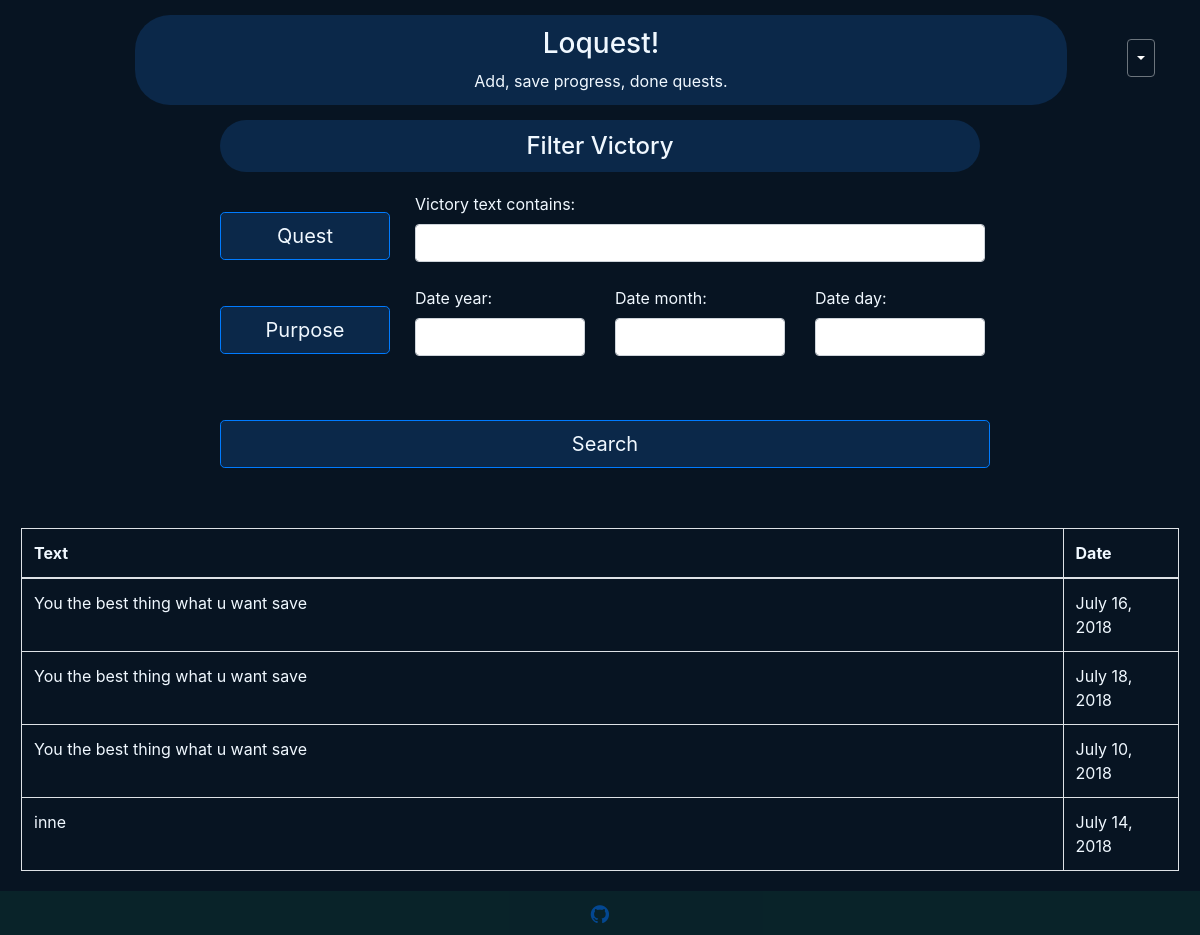
The page /search_victory (signed in) on the database as committed earlier.
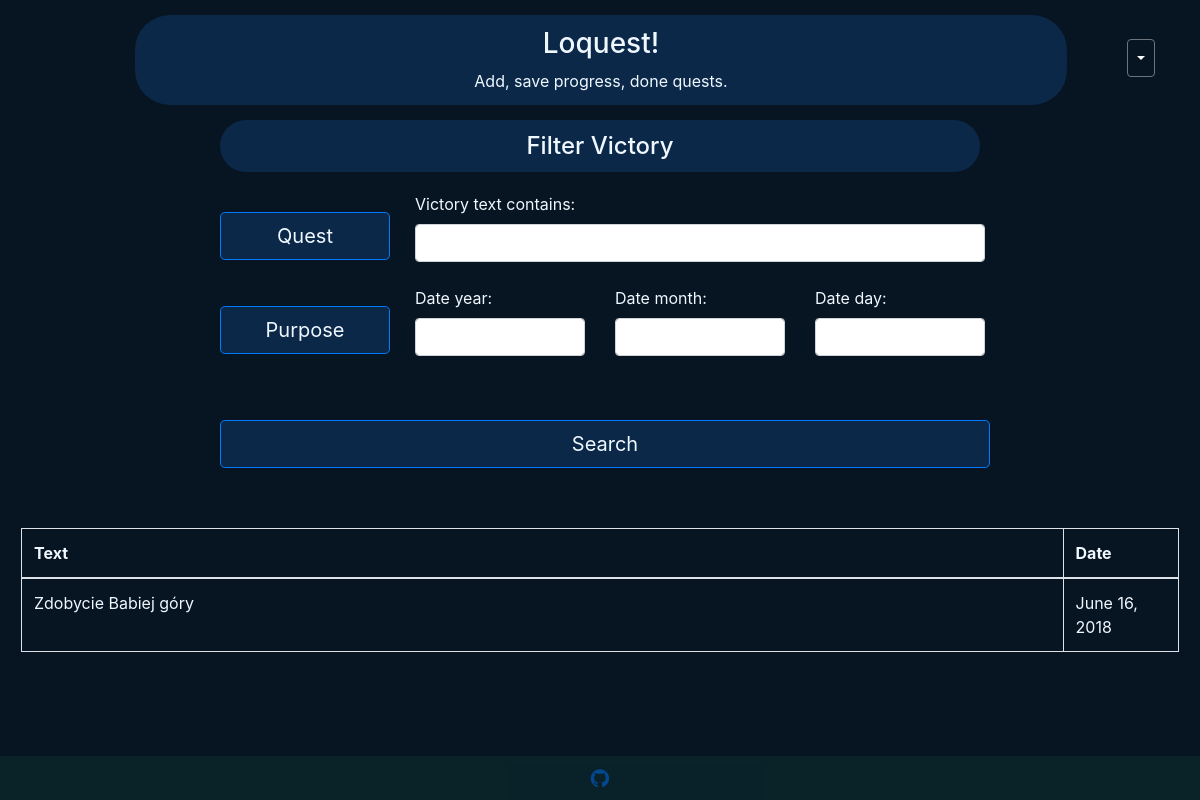
The same page on the database as committed later.
### todo/models.py (models this page shows, shortened)
class Victory(models.Model):
    who = models.ForeignKey(settings.AUTH_USER_MODEL, on_delete=models.CASCADE, default=1)
    victory_text = models.CharField(max_length=400, default='You the best thing what u want save')
    pub_date = models.DateField('date', default='')

### todo/views.py (the view)
# urls.py: path('search_victory', views.search_victory, name='search_victory'),
def search_victory(request):
    victory_list = Victory.objects.filter(who=request.user)
    victory_filter = VictoryFilter(request.GET, queryset=victory_list)
    return render(request, 'todo/search_victory.html', {'filter': victory_filter})

### todo/templates/todo/search_victory.html (shortened to what this page needs)
{% extends 'todo/base.html' %}
{% load widget_tweaks %}
{% block content %}
        <form method="get">
                <div class="container" style="width: 800px">
                  <h4 class="well well-sm text-center" style="margin: 15px 5px 20px 5px;background-color: #0B2849; color: aliceblue;">Filter Victory</h4>
                  <div class="row" style="left: 15%;">
                    <div class="form-group col-sm-4 col-md-3" style="color: aliceblue; ">
                        <a class="btn btn-lg btn-primary btn-block" style="background-color: #0B2849; color: aliceblue; margin: 20px 5px 10px 5px;" href="search">Quest</a>
                    </div>
                    <div class="form-group col-sm-4 col-md-3" style="color: aliceblue; min-width:75%">
                      {{ filter.form.victory_text.label_tag }}
                      {% render_field filter.form.victory_text class="form-control" %}
                    </div>
                  </div>
                  <div class="row" style="left: 15%;">
                    <div class="form-group col-sm-4 col-md-3" style="color: aliceblue">
                        <a class="btn btn-lg btn-primary btn-block" style="background-color: #0B2849; color: aliceblue; margin: 20px 5px 10px 5px;" href="search_purpose">Purpose</a>
                    </div>
                    <div class="form-group col-sm-4 col-md-3" style="color: aliceblue">
                        {{ filter.form.pub_date_year.label_tag }}
                        {% render_field filter.form.pub_date_year class="form-control" %}
                    </div>
                    <div class="form-group col-sm-4 col-md-3" style="color: aliceblue">
                        {{ filter.form.pub_date_month.label_tag }}
                        {% render_field filter.form.pub_date_month class="form-control" %}
                    </div>
                    <div class="form-group col-sm-4 col-md-3" style="color: aliceblue">
                        {{ filter.form.pub_date_day.label_tag }}
                        {% render_field filter.form.pub_date_day class="form-control" %}
                    </div>
                  </div>
                  <button type="submit" class="btn btn-lg btn-primary btn-block" style="background-color: #0B2849; color: aliceblue; margin: 40px 5px 60px 5px;">
                     Search
                  </button>
                </div>
              </form>
              <table class="table table-bordered" style="color: aliceblue ;margin: 0px 0px 10px 6px;width:99%">
                <thead>
                  <tr>
                    <th style="width: 90%">Text</th>
                    <th style="width: 10%">Date</th>
                  </tr>
                </thead>
                <tbody>
                  {% for victory in filter.qs %}
                    <tr>
                      <td>{{ victory.victory_text }}</td>
                      <td>{{ victory.pub_date }}</td>
                    </tr>
                  {% empty %}
                    <tr>
                      <td colspan="5">No data</td>
                    </tr>
                  {% endfor %}
                </tbody>
              </table>
{% endblock %}

Rows that differ between the two databases and show on the page:
removed Victory: victory_text "You the best thing what u want save", pub_date "July 16, 2018"
removed Victory: victory_text "You the best thing what u want save", pub_date "July 18, 2018"
removed Victory: victory_text "You the best thing what u want save", pub_date "July 10, 2018"
removed Victory: victory_text "inne", pub_date "July 14, 2018"
added Victory: victory_text "Zdobycie Babiej góry", pub_date "June 16, 2018"
